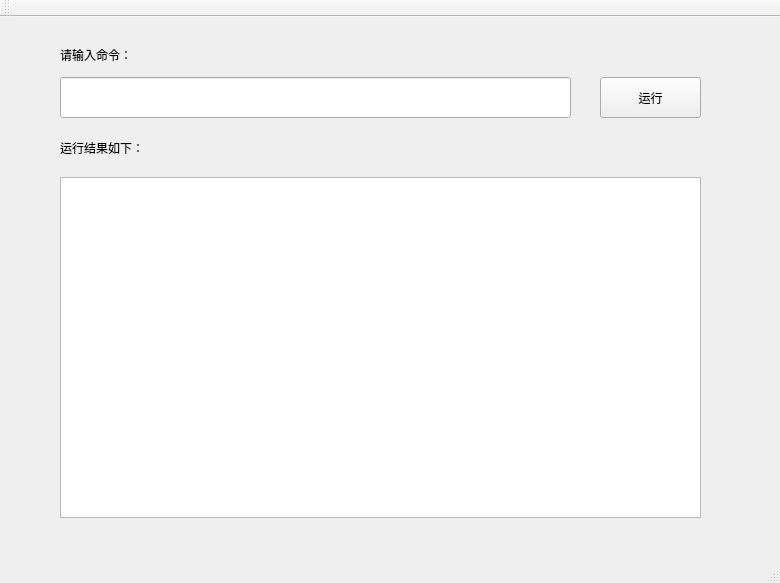
<?xml version="1.0" encoding="UTF-8"?>
<ui version="4.0">
 <class>MainWindow</class>
 <widget class="QMainWindow" name="MainWindow">
  <property name="geometry">
   <rect>
    <x>0</x>
    <y>0</y>
    <width>780</width>
    <height>583</height>
   </rect>
  </property>
  <property name="windowTitle">
   <string>MainWindow</string>
  </property>
  <widget class="QWidget" name="centralWidget">
   <widget class="QLabel" name="input_label">
    <property name="geometry">
     <rect>
      <x>60</x>
      <y>30</y>
      <width>101</width>
      <height>16</height>
     </rect>
    </property>
    <property name="text">
     <string>请输入命令：</string>
    </property>
   </widget>
   <widget class="QLineEdit" name="lineEdit">
    <property name="geometry">
     <rect>
      <x>60</x>
      <y>60</y>
      <width>511</width>
      <height>41</height>
     </rect>
    </property>
   </widget>
   <widget class="QPushButton" name="pushButton">
    <property name="geometry">
     <rect>
      <x>600</x>
      <y>60</y>
      <width>101</width>
      <height>41</height>
     </rect>
    </property>
    <property name="text">
     <string>运行</string>
    </property>
   </widget>
   <widget class="QLabel" name="show_label">
    <property name="geometry">
     <rect>
      <x>60</x>
      <y>120</y>
      <width>121</width>
      <height>21</height>
     </rect>
    </property>
    <property name="text">
     <string>运行结果如下：</string>
    </property>
   </widget>
   <widget class="QTextBrowser" name="show_textBrowser">
    <property name="geometry">
     <rect>
      <x>60</x>
      <y>160</y>
      <width>641</width>
      <height>341</height>
     </rect>
    </property>
   </widget>
  </widget>
  <widget class="QMenuBar" name="menuBar">
   <property name="geometry">
    <rect>
     <x>0</x>
     <y>0</y>
     <width>780</width>
     <height>26</height>
    </rect>
   </property>
  </widget>
  <widget class="QToolBar" name="mainToolBar">
   <attribute name="toolBarArea">
    <enum>TopToolBarArea</enum>
   </attribute>
   <attribute name="toolBarBreak">
    <bool>false</bool>
   </attribute>
  </widget>
  <widget class="QStatusBar" name="statusBar"/>
 </widget>
 <layoutdefault spacing="6" margin="11"/>
 <resources/>
 <connections/>
</ui>
